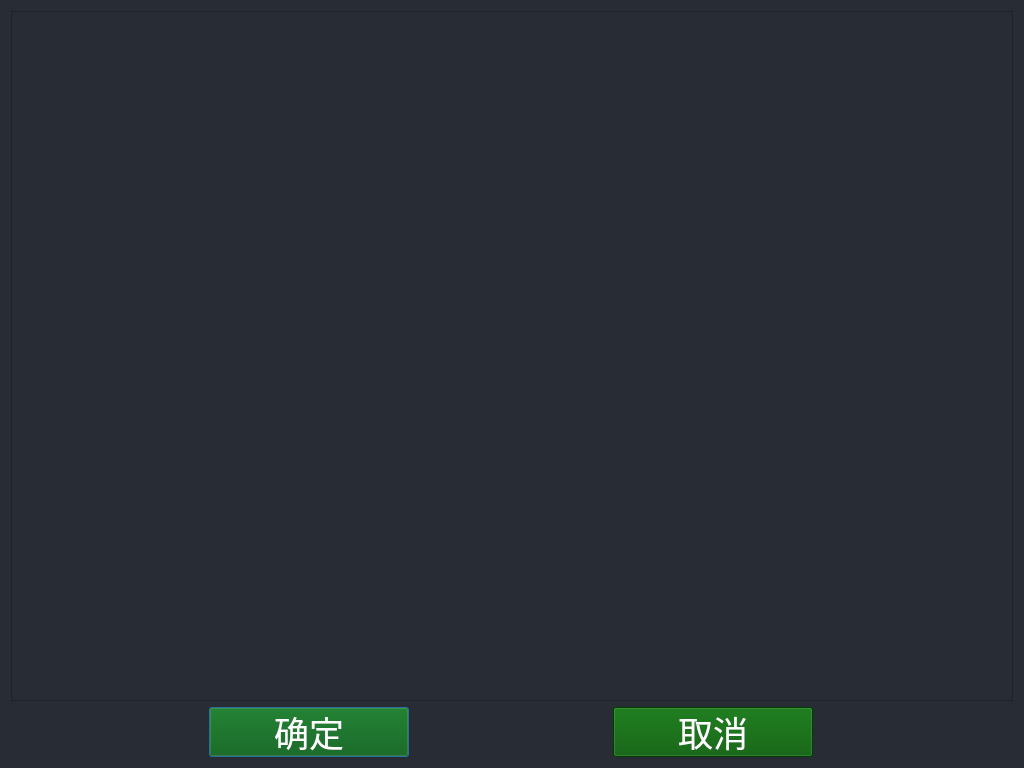
<?xml version="1.0" encoding="UTF-8"?>
<ui version="4.0">
 <class>Dialog</class>
 <widget class="QDialog" name="Dialog">
  <property name="geometry">
   <rect>
    <x>0</x>
    <y>0</y>
    <width>1024</width>
    <height>768</height>
   </rect>
  </property>
  <property name="minimumSize">
   <size>
    <width>1024</width>
    <height>768</height>
   </size>
  </property>
  <property name="maximumSize">
   <size>
    <width>1024</width>
    <height>768</height>
   </size>
  </property>
  <property name="windowTitle">
   <string>Dialog</string>
  </property>
  <property name="styleSheet">
   <string notr="true">background-color: #282c34;</string>
  </property>
  <layout class="QVBoxLayout" name="verticalLayout">
   <item>
    <widget class="QListWidget" name="listWidget">
     <property name="font">
      <font>
       <pointsize>26</pointsize>
      </font>
     </property>
     <property name="styleSheet">
      <string notr="true">    QListWidget {
        spacing: 5px;  /* 设置行间距 */
color: white;
    }
    QListWidget::item {
        padding: 10px;  /* 设置每个项目的内边距，增加间隔 */
color: white;
    }
    QListWidget::item:selected {
        background-color: rgb(0, 255, 0);  /* 选中项背景颜色为绿色 */
        color: white;  /* 选中项文字颜色为白色 */
    }</string>
     </property>
    </widget>
   </item>
   <item>
    <layout class="QHBoxLayout" name="horizontalLayout">
     <item>
      <widget class="QPushButton" name="pushButton_ok">
       <property name="minimumSize">
        <size>
         <width>200</width>
         <height>50</height>
        </size>
       </property>
       <property name="maximumSize">
        <size>
         <width>200</width>
         <height>50</height>
        </size>
       </property>
       <property name="font">
        <font>
         <pointsize>26</pointsize>
        </font>
       </property>
       <property name="styleSheet">
        <string notr="true">    QPushButton:enabled {
        background-color: rgb(0, 88, 0);  /* 启用时的背景颜色 (蓝色) */
        color: white;                        /* 文字颜色 */
    }
    QPushButton:disabled {
        background-color: rgb(169, 169, 169);  /* 禁用时的背景颜色 (灰色) */
        color: gray;                           /* 文字颜色 */
    }</string>
       </property>
       <property name="text">
        <string>确定</string>
       </property>
      </widget>
     </item>
     <item>
      <widget class="QPushButton" name="pushButton_cancel">
       <property name="minimumSize">
        <size>
         <width>200</width>
         <height>50</height>
        </size>
       </property>
       <property name="maximumSize">
        <size>
         <width>200</width>
         <height>50</height>
        </size>
       </property>
       <property name="font">
        <font>
         <pointsize>26</pointsize>
        </font>
       </property>
       <property name="styleSheet">
        <string notr="true">    QPushButton:enabled {
        background-color: rgb(0, 88, 0);  /* 启用时的背景颜色 (蓝色) */
        color: white;                        /* 文字颜色 */
    }
    QPushButton:disabled {
        background-color: rgb(169, 169, 169);  /* 禁用时的背景颜色 (灰色) */
        color: gray;                           /* 文字颜色 */
    }</string>
       </property>
       <property name="text">
        <string>取消</string>
       </property>
      </widget>
     </item>
    </layout>
   </item>
  </layout>
 </widget>
 <resources/>
 <connections/>
</ui>
